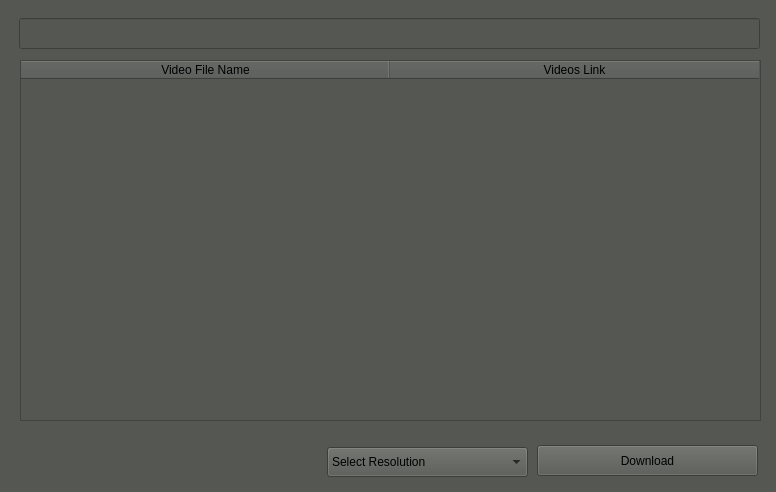
<?xml version="1.0" encoding="UTF-8"?>
<ui version="4.0">
 <class>Form</class>
 <widget class="QWidget" name="Form">
  <property name="geometry">
   <rect>
    <x>0</x>
    <y>0</y>
    <width>776</width>
    <height>492</height>
   </rect>
  </property>
  <property name="windowTitle">
   <string>Video Playlist Download</string>
  </property>
  <property name="styleSheet">
   <string notr="true">background-color: rgb(85, 87, 83);</string>
  </property>
  <widget class="QLineEdit" name="lineEdit">
   <property name="geometry">
    <rect>
     <x>19</x>
     <y>18</y>
     <width>741</width>
     <height>31</height>
    </rect>
   </property>
  </widget>
  <widget class="QTableWidget" name="tableWidget">
   <property name="geometry">
    <rect>
     <x>20</x>
     <y>60</y>
     <width>741</width>
     <height>361</height>
    </rect>
   </property>
   <property name="font">
    <font>
     <pointsize>8</pointsize>
    </font>
   </property>
   <attribute name="horizontalHeaderDefaultSectionSize">
    <number>369</number>
   </attribute>
   <attribute name="horizontalHeaderMinimumSectionSize">
    <number>150</number>
   </attribute>
   <attribute name="verticalHeaderDefaultSectionSize">
    <number>30</number>
   </attribute>
   <column>
    <property name="text">
     <string>Video File Name</string>
    </property>
   </column>
   <column>
    <property name="text">
     <string>Videos Link</string>
    </property>
   </column>
  </widget>
  <widget class="QPushButton" name="pushButton_2">
   <property name="geometry">
    <rect>
     <x>537</x>
     <y>445</y>
     <width>221</width>
     <height>31</height>
    </rect>
   </property>
   <property name="text">
    <string>Download</string>
   </property>
  </widget>
  <widget class="QComboBox" name="comboBox_2">
   <property name="geometry">
    <rect>
     <x>327</x>
     <y>447</y>
     <width>201</width>
     <height>30</height>
    </rect>
   </property>
   <item>
    <property name="text">
     <string>Select Resolution</string>
    </property>
   </item>
   <item>
    <property name="text">
     <string>144p</string>
    </property>
   </item>
   <item>
    <property name="text">
     <string>240p</string>
    </property>
   </item>
   <item>
    <property name="text">
     <string>360p</string>
    </property>
   </item>
   <item>
    <property name="text">
     <string>480p</string>
    </property>
   </item>
   <item>
    <property name="text">
     <string>720p</string>
    </property>
   </item>
   <item>
    <property name="text">
     <string>1080p</string>
    </property>
   </item>
   <item>
    <property name="text">
     <string>1440p</string>
    </property>
   </item>
   <item>
    <property name="text">
     <string>2160p</string>
    </property>
   </item>
  </widget>
 </widget>
 <resources/>
 <connections/>
</ui>
